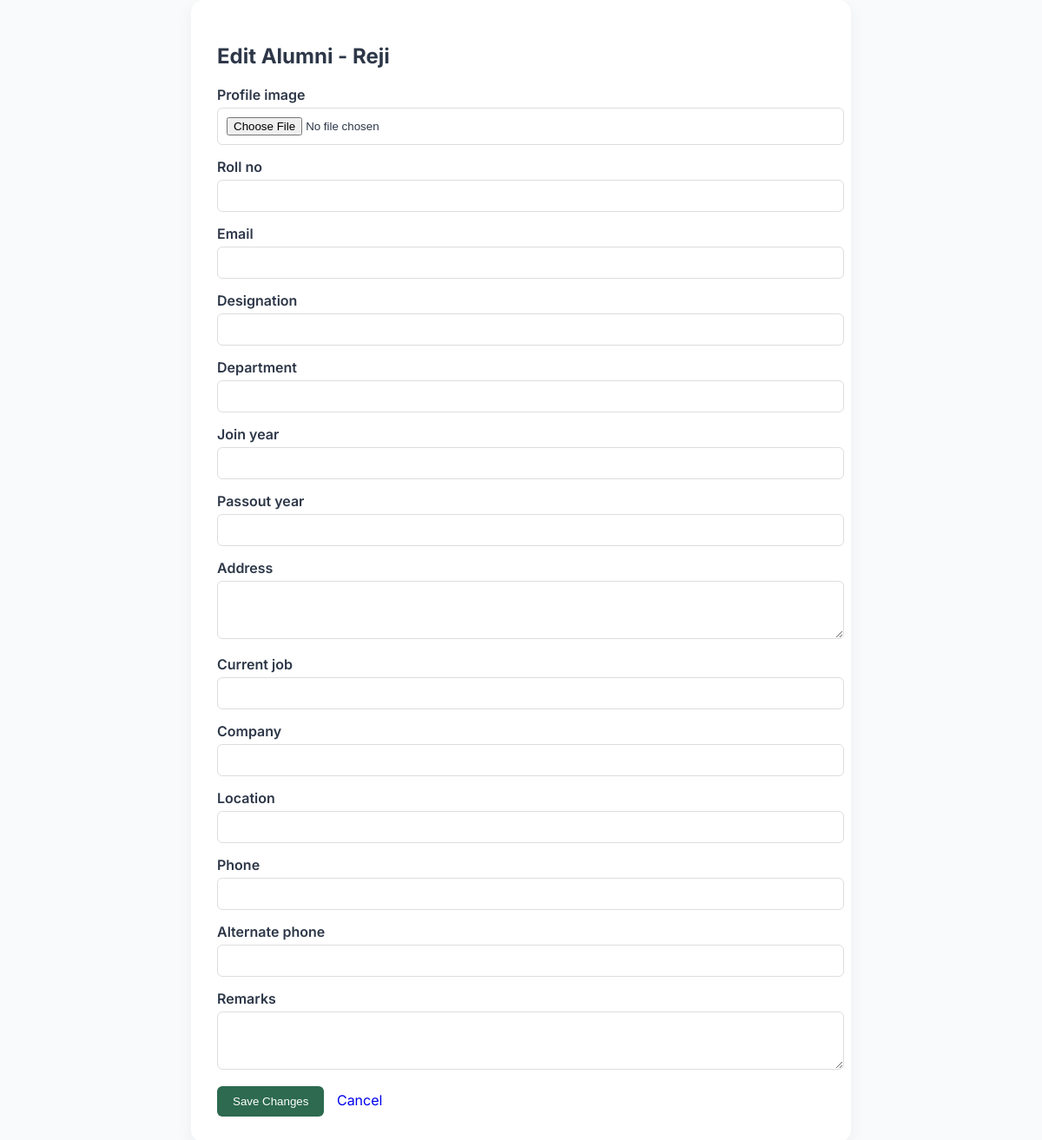
Before: /alumni_app/admin/alumni/edit/21/ (signed in) with the older database file.
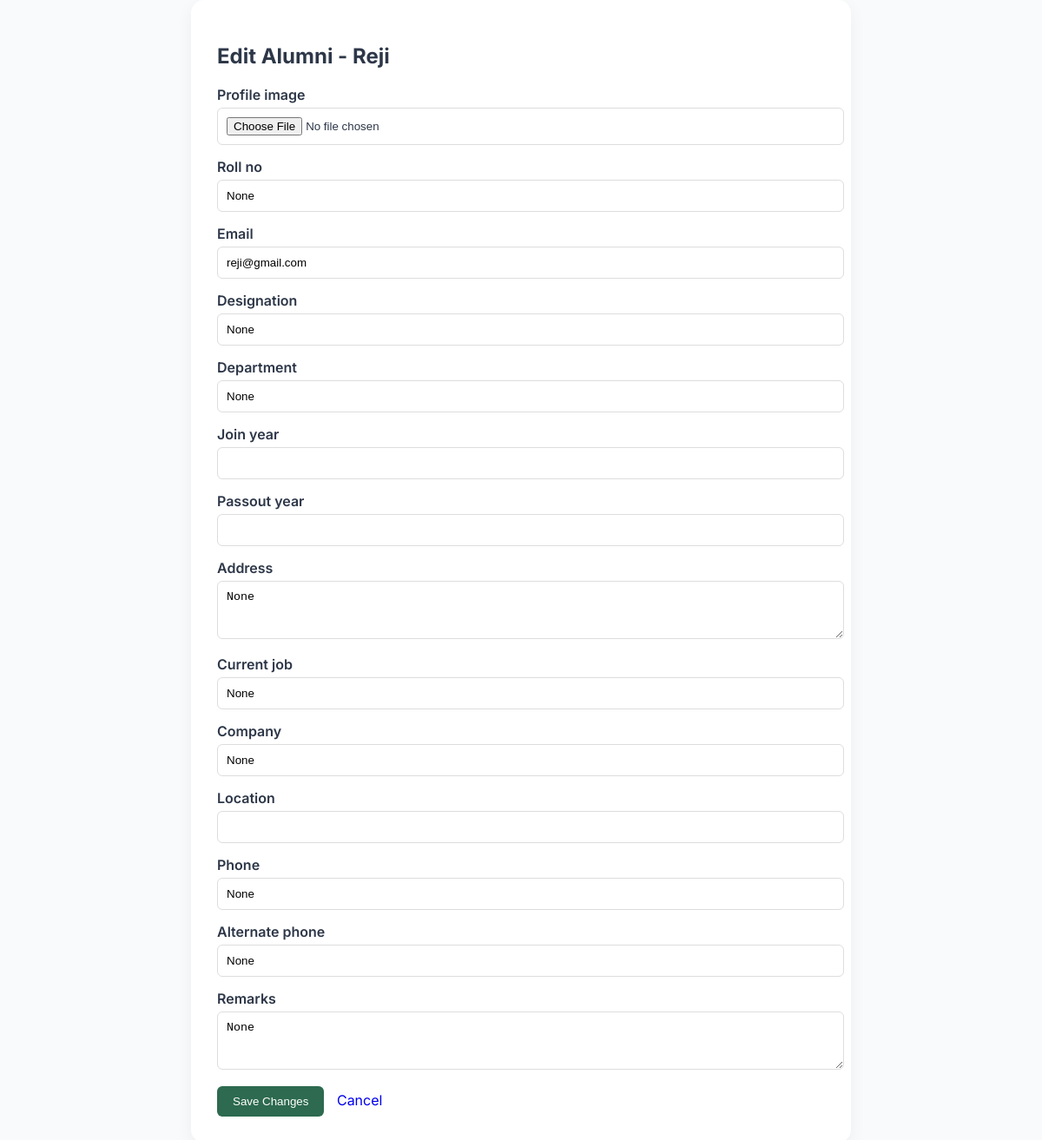
After: the same page with the newer database file.
### Alumni_app/models.py (models this page shows, shortened)
class Profile(models.Model):
    user = models.OneToOneField(User, on_delete=models.CASCADE)
    role = models.CharField(
        max_length=10,
        default='alumni',
        blank=True, null=True
    )
    profile_image = models.ImageField(upload_to='profiles/', blank=True, null=True)
    roll_no = models.CharField(max_length=20, blank=True, null=True)
    email = models.EmailField(max_length=254, blank=True, null=True)
    designation = models.CharField(max_length=150, blank=True, null=True)
    appointment_order = models.FileField(upload_to="appointment_orders/", blank=True, null=True)
    proof_id = models.FileField(upload_to="id", max_length=100, blank=True, null=True)
    company_id_image = models.FileField(upload_to="company_id/", max_length=100, blank=True, null=True)
    remarks = models.TextField(blank=True, null=True)
    department = models.CharField(max_length=100, blank=True, null=True)
    join_year = models.IntegerField(blank=True, null=True)
    passout_year = models.IntegerField(blank=True, null=True)
    address = models.TextField(blank=True, null=True)
    current_job = models.CharField(max_length=100, blank=True, null=True)
    company = models.CharField(max_length=100, blank=True, null=True)
    location = models.CharField(max_length=100, blank=True, null=True)
    phone = models.CharField(max_length=15, blank=True, null=True)
    alternate_phone = models.CharField(max_length=15, blank=True, null=True)
    linkedin_profile = models.URLField(blank=True, null=True)
    google_scholar = models.URLField(blank=True, null=True)
    linked_in = models.URLField(max_length=200, blank=True, null=True)
    company_id = models.URLField(max_length=200, blank=True, null=True)
    google_scholar = models.URLField(max_length=200, blank=True, null=True)
    instagram_id = models.URLField(max_length=200, blank=True, null=True)
    created_at = models.DateTimeField(auto_now=False, auto_now_add=True, null=True, blank=True)

### Alumni_app/views.py (the view)
# urls.py: path("admin/alumni/edit/<int:pk>/", views.admin_edit_alumni, name="admin_edit_alumni"),
@login_required
def admin_edit_alumni(request, pk):
    alumni = get_object_or_404(Profile, pk=pk)
    if request.method == "POST":
        form = AlumniEditForm(request.POST, request.FILES, instance=alumni)
        if form.is_valid():
            form.save()
            return redirect("admin_view_alumni")
    else:
        form = AlumniEditForm(instance=alumni)
    return render(
        request,
        "admin_edit_alumni.html",
        {
            "form": form,
            "alumni": alumni,
        },
    )

### Alumni_app/forms.py
class AlumniEditForm(forms.ModelForm):
    class Meta:
        model = Profile
        fields = [
            "profile_image",
            "roll_no",
            "email",
            "designation",
            "department",
            "join_year",
            "passout_year",
            "address",
            "current_job",
            "company",
            "location",
            "phone",
            "alternate_phone",
            "remarks",
        ]
        widgets = {
            "address": forms.Textarea(attrs={"rows": 3}),
            "remarks": forms.Textarea(attrs={"rows": 3}),
        }

### Alumni_app/templates/admin_edit_alumni.html (shortened to what this page needs)
{% load static %}
<!doctype html>
<html>
	<head>
		<link rel="stylesheet" href="{% static 'admin_dashboard.css' %}" />
	</head>
	<body>
		<div class="edit-container">
			<h2>Edit Alumni - {{ alumni.user.username }}</h2>
			<form method="POST" enctype="multipart/form-data">
				{% csrf_token %} {% for field in form %}
				<div class="form-group">
					<label>{{ field.label }}</label>
					{{ field }}
				</div>
				{% endfor %}
				<button type="submit" class="save-btn">Save Changes</button>
				<a href="{% url 'admin_view_alumni' %}" class="cancel-btn"> Cancel </a>
			</form>
		</div>
	</body>
</html>

Changed rows visible on the page:
changed Profile "Reji": roll_no (not shown) → "None"; email (not shown) → "reji@gmail.com"; designation (not shown) → "None"; department (not shown) → "None"; address (not shown) → "None"; current_job (not shown) → "None"; company (not shown) → "None"; phone (not shown) → "None"; alternate_phone (not shown) → "None"; remarks (not shown) → "None"
